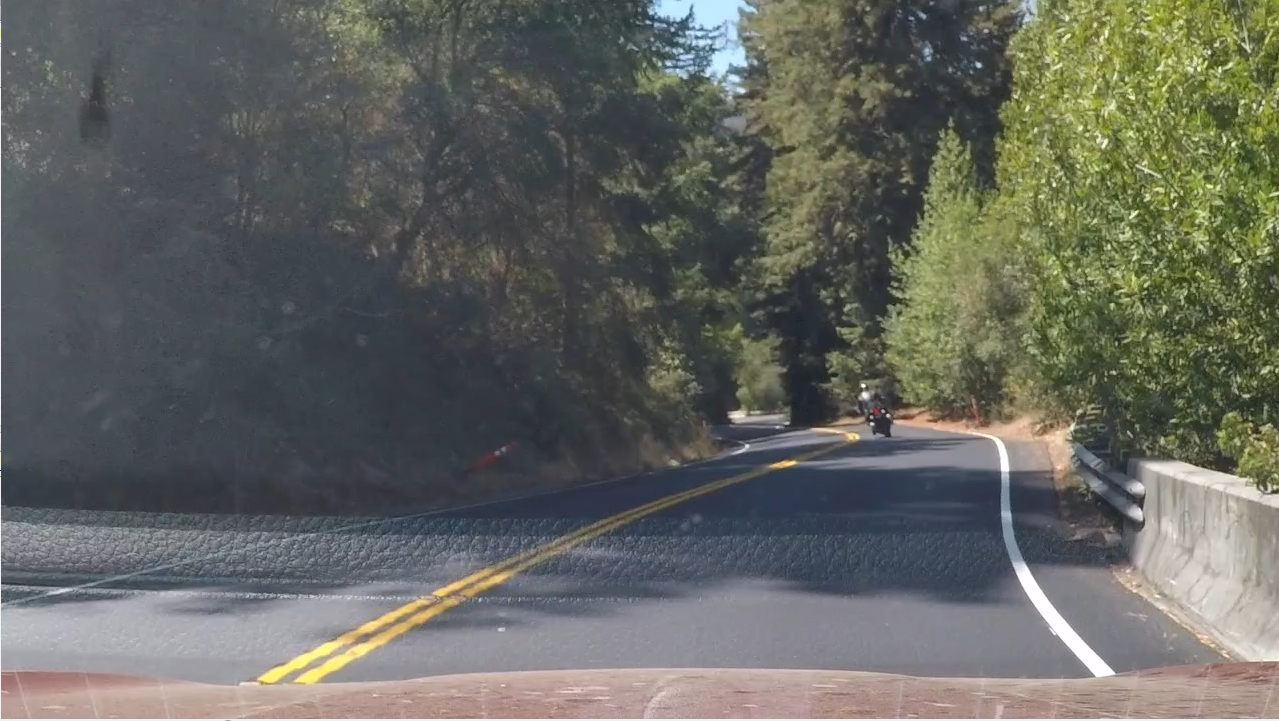
%> input picture Matlab/1.PNG, 1279 x 721 px
$ octave FinalProj.m   (GNU Octave 9; MATLAB toolbox functions it lacks are replaced by stand-ins)
%> lines starting %> are read from the running program, lines starting %| are printed output that depends on the picture; in (x1, y1, x2, y2) boxes, pixels count from 0 and x2, y2 are one past the last pixel; in counts of white or black regions, pixels touching at a corner belong together; the program's own positions count from 1
### Matlab/removeShadows.m
function rgb = removeShadows(img)
%UNTITLED5 Summary of this function goes here
%   Detailed explanation goes here
figure,imshow(img);
img=imadjust(img,[],[],0.5);
y=rgb2ycbcr(img);

maskThresh=130;

% Processing
y(y(:,:,1)>maskThresh)=0;
rgb = ycbcr2rgb(y);
% rgb(rgb(:,:,3)>20)=0;
rgb(rgb(:,:,3)<maskThresh)=0;
% rgb(rgb(:,:,1)*rgb(:,:,3)==0)=0;
% k=(rgb(:,:,3)<rgb(:,:,2)+rgb(:,:,1));
mask=rgb(:,:,3)>maskThresh;
y=rgb2ycbcr(img);
brightness = y(:,:,1);
mult=1.2;
div=1.25;
% figure,imshow(mask);
brightness(mask)=brightness(mask)*mult;
y(:,:,1)=brightness;
rgb = ycbcr2rgb(y);
% [6 lines of commented-out code are left out]
figure,imshow(rgb);

end

### Matlab/FinalProj.m
clc
clear all
close all

% img=imread('Penguin.JPG');
img=imread('1.PNG');
%> img is the input picture: size 721x1279x3 uint8; mean R, G, B 100.8, 102.9, 96.5
img2=imread('2.PNG');
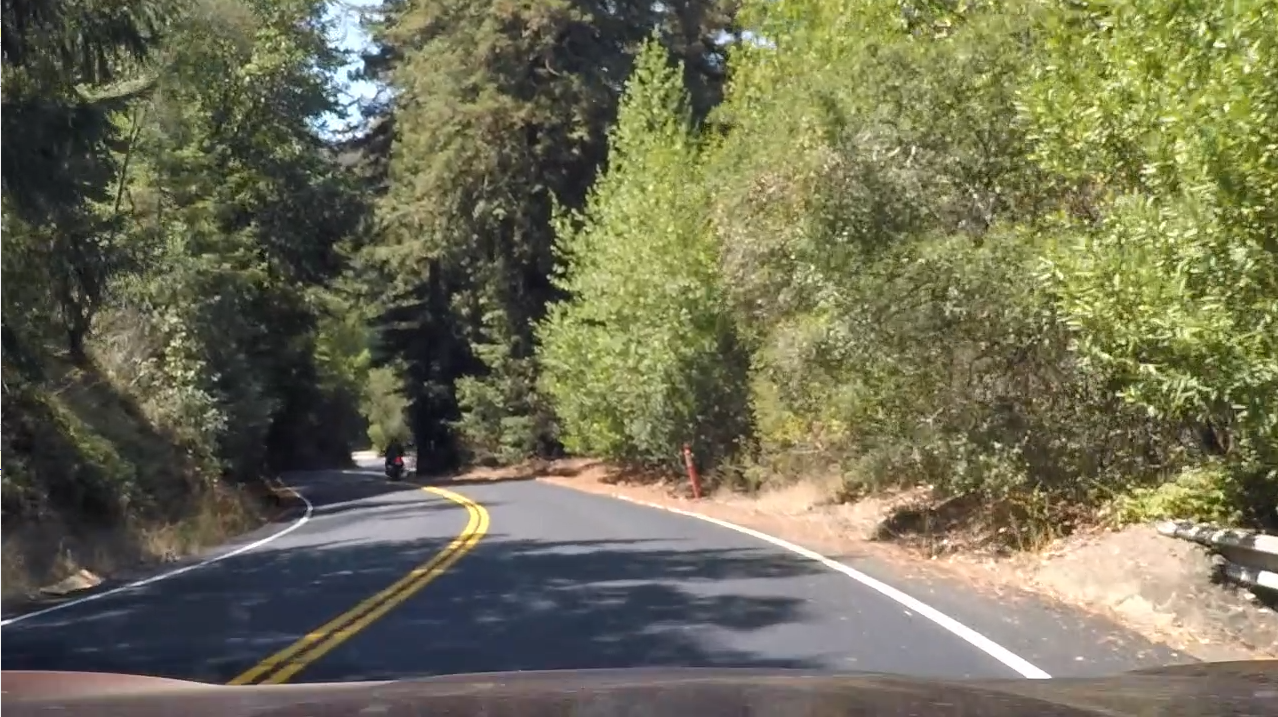
%> input picture Matlab/2.PNG, 1278 x 717 px
%> img2 is the input picture: size 717x1278x3 uint8; mean R, G, B 111.8, 110.3, 85.1
removeShadows(img);
%> in removeShadows, `y=rgb2ycbcr(img);`: y: size 721x1279x3 uint8; mean of channels 1, 2, 3 151.4, 126.1, 127.3
%> in removeShadows, `y(y(:,:,1)>maskThresh)=0;`: y: size 721x1279x3 uint8; mean of channels 1, 2, 3 33.9, 126.1, 127.3
%> in removeShadows, `rgb(rgb(:,:,3)<maskThresh)=0;`:
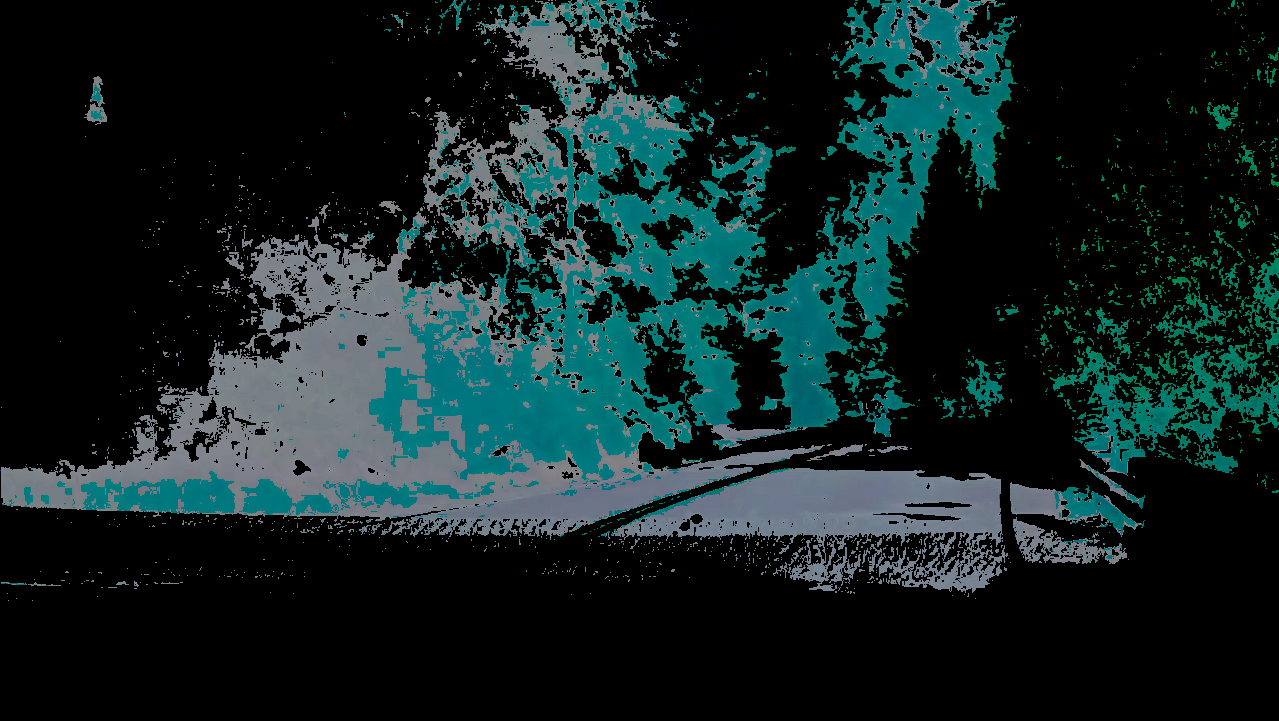
%> rgb: size 721x1279x3 uint8; mean R, G, B 16.9, 34.7, 35.4
%> in removeShadows, `mask=rgb(:,:,3)>maskThresh;`:
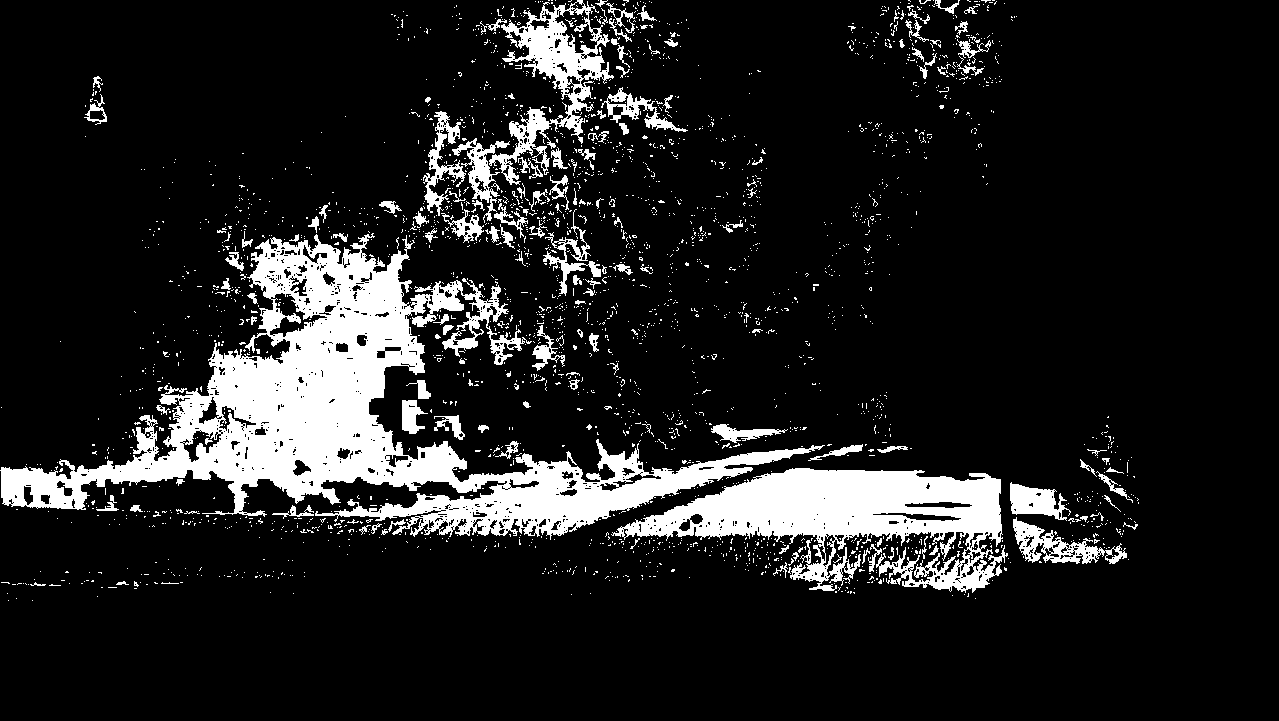
%> mask: size 721x1279 logical; 12.9% white; 2593 white regions (2439 under 20 px), largest, box (x1, y1, x2, y2) and area: (0, 233, 825, 540) 63452, (611, 468, 1008, 593) 23043, (489, 0, 614, 185) 6510
%> in removeShadows, `brightness(mask)=brightness(mask)*mult;`: brightness: size 721x1279 uint8; min 62, max 235, mean 154.6
%> in removeShadows, `y(:,:,1)=brightness;`: y: size 721x1279x3 uint8; mean of channels 1, 2, 3 154.6, 126.1, 127.3
removeShadows(img2);
%> in removeShadows (call 2), `y=rgb2ycbcr(img);`: y: size 717x1278x3 uint8; mean of channels 1, 2, 3 153.7, 119.2, 129.7
%> in removeShadows (call 2), `y(y(:,:,1)>maskThresh)=0;`: y: size 717x1278x3 uint8; mean of channels 1, 2, 3 32.9, 119.2, 129.7
%> in removeShadows (call 2), `mask=rgb(:,:,3)>maskThresh;`: mask: size 717x1278 logical; 4.9% white; 610 white regions (574 under 20 px), largest, box (x1, y1, x2, y2) and area: (333, 552, 796, 682) 29796, (168, 543, 439, 665) 9915, (1, 604, 148, 631) 899
%> in removeShadows (call 2), `brightness(mask)=brightness(mask)*mult;`: brightness: size 717x1278 uint8; min 34, max 235, mean 154.9
%> in removeShadows (call 2), `y(:,:,1)=brightness;`: y: size 717x1278x3 uint8; mean of channels 1, 2, 3 154.9, 119.2, 129.7
%> in removeShadows (call 2), `rgb = ycbcr2rgb(y);`:
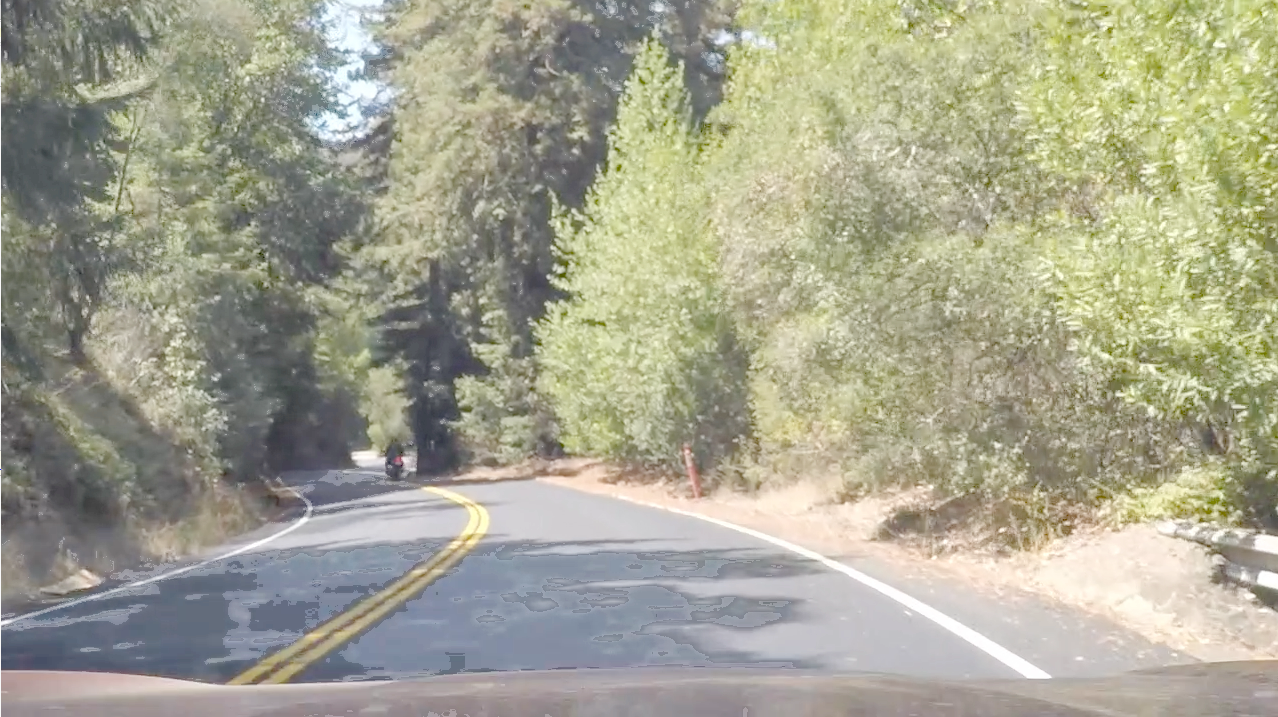
%> rgb: size 717x1278x3 uint8; mean R, G, B 164.4, 163.8, 143.8
